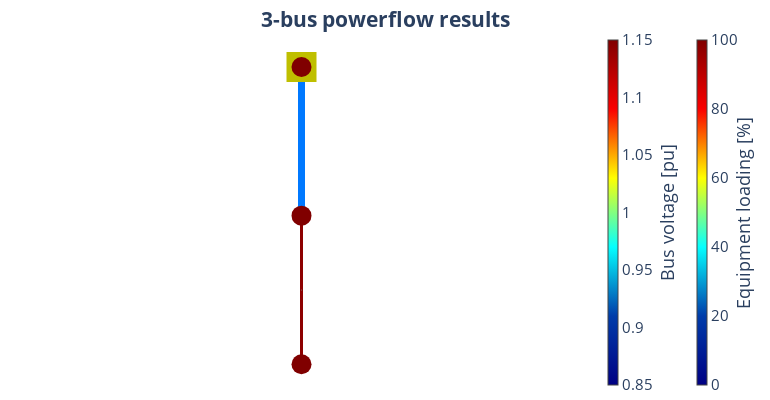

Notebook source saved alongside this figure:
### Markdown cell above
We can run a simple power flow and visualise result using the following functions:

### Code cell
pp.runpp(net)
pp_plot.plot_powerflow_result(net=net, plot_title="3-bus powerflow results", filename="3_bus_pp_result")
net.res_bus

### Figure 1 — Plotly figure (JSON) as saved in the notebook; plotly's stock layout.template omitted (floating-point values rounded to 4 significant figures)
{"data": [{"hoverinfo": "text", "legendgroup": "Transformers", "line": {"color": "rgb(0.0,120.5,255.0)", "width": 7}, "mode": "lines", "name": "Transformers", "showlegend": true, "text": "Trafo<br>Loading: 24.6 %", "type": "scatter", "x": [0, 0, 0], "y": [0, -0.5, -1]}, {"hoverinfo": "text", "legendgroup": "Transformers", "marker": {"color": "rgb(0.0,120.5,255.0)", "size": 1, "symbol": "circle"}, "mode": "markers", "name": "edge_center", "showlegend": false, "text": ["Trafo<br>Loading: 24.6 %"], "type": "scatter", "x": [0], "y": [-0.5]}, {"hoverinfo": "text", "legendgroup": "lines", "line": {"color": "rgb(141.13636363636363,0.0,0.0)", "width": 3}, "mode": "lines", "name": "lines", "showlegend": true, "text": "Line<br>Loading: 98.5 %", "type": "scatter", "x": [0, 0, 0], "y": [-1, -1.5, -2]}, {"marker": {"cmax": 100, "cmin": 0, "color": "rgb(255,255,255)", "colorbar": {"thickness": 10, "title": {"side": "right", "text": "Equipment loading [%]"}, "x": 1.15}, "colorscale": [[0, "rgb(0,0,131)"], [0.2, "rgb(0,60,170)"], [0.4, "rgb(5,255,255)"], [0.6, "rgb(255,255,0)"], [0.8, "rgb(250,0,0)"], [1, "rgb(128,0,0)"]], "opacity": 0, "size": 0}, "mode": "markers", "type": "scatter", "x": [0], "y": [-1]}, {"hoverinfo": "text", "legendgroup": "lines", "marker": {"color": "rgb(128, 128, 128)", "size": 1, "symbol": "circle"}, "mode": "markers", "name": "edge_center", "showlegend": false, "text": ["Line<br>Loading: 98.5 %"], "type": "scatter", "x": [0], "y": [-1.5]}, {"hoverinfo": "text", "marker": {"color": "rgb(191, 191, 0)", "size": 30, "symbol": "square"}, "mode": "markers", "name": "Ext grid", "text": ["ext_grid"], "type": "scatter", "x": [0], "y": [0]}, {"hoverinfo": "text", "marker": {"cmax": 1.15, "cmin": 0.85, "color": [1.2, 1.191, 1.154], "colorbar": {"thickness": 10, "title": {"side": "right", "text": "Bus voltage [pu]"}, "x": 1}, "colorscale": [[0, "rgb(0,0,131)"], [0.2, "rgb(0,60,170)"], [0.4, "rgb(5,255,255)"], [0.6, "rgb(255,255,0)"], [0.8, "rgb(250,0,0)"], [1, "rgb(128,0,0)"]], "size": 20, "symbol": "circle"}, "mode": "markers", "name": "buses", "text": ["Bus 1<br>V: 1.2 pu", "Bus 2<br>V: 1.191 pu", "Bus 3<br>V: 1.154 pu"], "type": "scatter", "x": [0, 0, 0], "y": [0, -1, -2]}], "layout": {"font": {"size": 15}, "height": 400, "hovermode": "closest", "legend": {"font": {"size": 12}, "itemsizing": "constant"}, "margin": {"b": 5, "l": 5, "r": 5, "t": 30}, "paper_bgcolor": "white", "plot_bgcolor": "white", "showlegend": false, "title": {"text": "<b>3-bus powerflow results<b>", "x": 0.5, "xanchor": "center", "y": 0.97, "yanchor": "top"}, "width": 770, "xaxis": {"showgrid": false, "showticklabels": false, "tickfont": {"family": "Arial Black", "size": 12}, "title": {"font": {"size": 12}}, "zeroline": false}, "yaxis": {"showgrid": false, "showticklabels": false, "tickfont": {"family": "Arial Black", "size": 12}, "title": {"font": {"size": 12}}, "zeroline": false}}}
